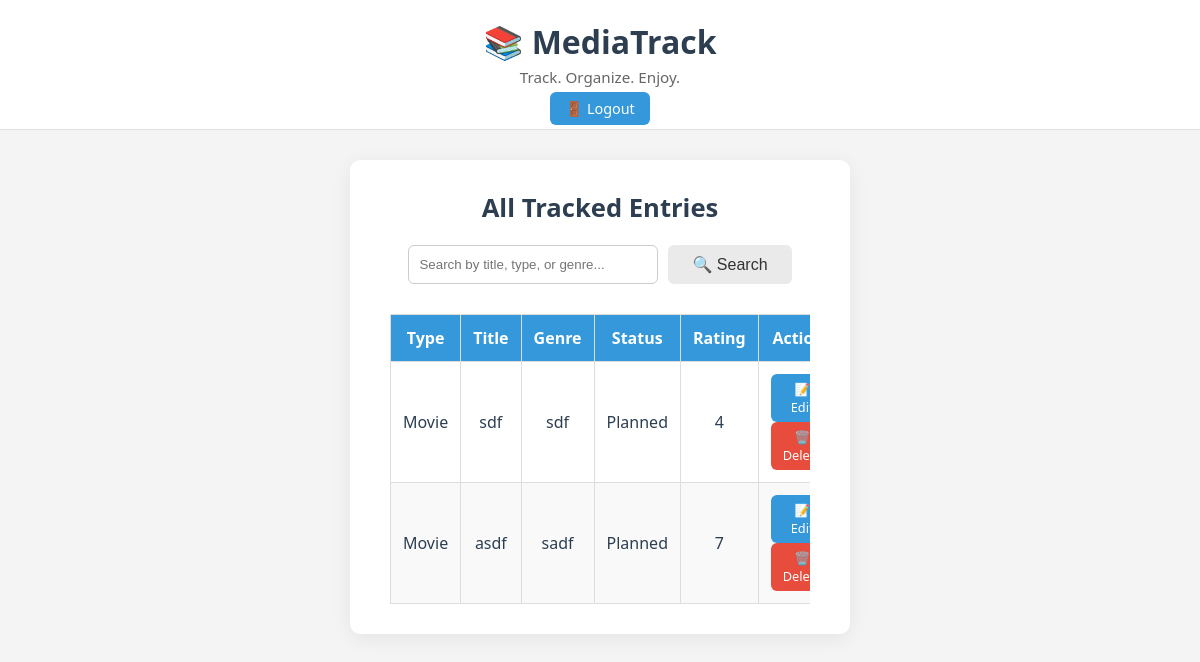
/view (signed in), run on the app's committed database.
### tables this page shows
CREATE TABLE items (
            id INTEGER PRIMARY KEY AUTOINCREMENT,
            user_id INTEGER NOT NULL,
            type TEXT NOT NULL,
            title TEXT NOT NULL,
            genre TEXT NOT NULL,
            status TEXT NOT NULL,
            rating INTEGER,
            FOREIGN KEY (user_id) REFERENCES users(id)
        );

### app.py (the view)
@app.route('/view')
@login_required
def view_items():
    query = request.args.get('q', '').strip()
    user_id = session.get('user_id')
    conn = sqlite3.connect('database.db')
    conn.row_factory = sqlite3.Row
    c = conn.cursor()
    if query:
        search_term = f"%{query}%"
        c.execute('''
            SELECT * FROM items
            WHERE user_id = ? AND (title LIKE ? OR type LIKE ? OR genre LIKE ?)
            ORDER BY id DESC
        ''', (user_id, search_term, search_term, search_term))
    else:
        c.execute('SELECT * FROM items WHERE user_id = ? ORDER BY id DESC', (user_id,))
    items = c.fetchall()
    conn.close()
    return render_template('view.html', items=items)

### app.py (called while the page is built)
def login_required(f):
    @wraps(f)
    def decorated_function(*args, **kwargs):
        if 'user_id' not in session:
            flash('Please log in to access this page.')
            return redirect(url_for('login'))
        return f(*args, **kwargs)
    return decorated_function

### templates/view.html
{% extends 'base.html' %}
{% block content %}
<div class="container-sm">
  <h2 class="form-title">All Tracked Entries</h2>
  <form method="GET" action="{{ url_for('view_items') }}" class="search-form">
    <input type="text" name="q" placeholder="Search by title, type, or genre..." value="{{ request.args.get('q', '') }}">
    <button type="submit" class="button secondary">🔍 Search</button>
  </form>
  <div class="table-container">
    <table class="styled-table">
      <thead>
        <tr>
          <th>Type</th>
          <th>Title</th>
          <th>Genre</th>
          <th>Status</th>
          <th>Rating</th>
          <th>Actions</th>
        </tr>
      </thead>
      <tbody>
        {% for item in items %}
        <tr>
          <td>{{ item['type'] }}</td>
          <td>{{ item['title'] }}</td>
          <td>{{ item['genre'] }}</td>
          <td>{{ item['status'] }}</td>
          <td>{{ item['rating'] if item['rating'] != None else '-' }}</td>
          <td class="action-buttons">
            <a href="{{ url_for('edit_item', id=item['id']) }}" class="button small primary">📝 Edit</a>
            <a href="{{ url_for('delete_item', id=item['id']) }}" class="button small danger">🗑️ Delete</a>
          </td>
        </tr>
        {% else %}
        <tr>
          <td colspan="6" style="text-align: center; color: #666;">No items found.</td>
        </tr>
        {% endfor %}
      </tbody>
    </table>
  </div>
</div>
{% endblock %}

### static/styles.css (style rules this page uses)
* { margin: 0; padding: 0; box-sizing: border-box; }
body { font-family: 'Segoe UI', Tahoma, Geneva, Verdana, sans-serif; background-color: #f4f4f4; color: #2c3e50; }
h1, h2 { text-align: center; margin-bottom: 30px; }
a.button { background-color: #3498db; color: white; text-decoration: none; padding: 10px 20px; border-radius: 6px; transition: 0.3s; }
table { width: 100%; border-collapse: collapse; margin-top: 20px; }
th, td { padding: 12px; border: 1px solid #ddd; text-align: center; }
th { background-color: #3498db; color: white; }
tr:nth-child(even) { background-color: #f9f9f9; }
.button { text-decoration: none; padding: 10px 24px; border-radius: 6px; font-size: 1rem; font-weight: 500; transition: background-color 0.3s ease; }
.button.primary { background-color: #3498db; color: #fff; border: none; }
.container-sm { max-width: 500px; margin: 30px auto; background: #fff; padding: 30px; border-radius: 10px; box-shadow: 0 4px 20px rgba(0, 0, 0, 0.05); }
.form-title { text-align: center; margin-bottom: 20px; font-size: 1.6rem; color: #2c3e50; }
.form-title { text-align: center; font-size: 1.6rem; margin-bottom: 10px; color: #2c3e50; }
.button.primary { background-color: #3498db; color: white; border: none; }
.button.secondary { background-color: #eaeaea; color: #333; border: none; }
.search-form { display: flex; gap: 10px; justify-content: center; margin: 20px 0; flex-wrap: wrap; }
.search-form input[type="text"] { padding: 10px; width: 250px; border: 1px solid #ccc; border-radius: 6px; }
.table-container { overflow-x: auto; }
table { width: 100%; border-collapse: collapse; margin-top: 10px; }
.button.small { font-size: 0.8rem; padding: 6px 12px; border-radius: 6px; display: inline-block; }
.button.danger { background-color: #e74c3c; color: white; border: none; }
.container-sm { max-width: 500px; margin: 30px auto; background: #fff; padding: 30px 40px; border-radius: 10px; box-shadow: 0 4px 20px rgba(0, 0, 0, 0.07); }

### data on the page
items: type "Movie", title "sdf", genre "sdf", status "Planned", rating "4"
items: type "Movie", title "asdf", genre "sadf", status "Planned", rating "7"
